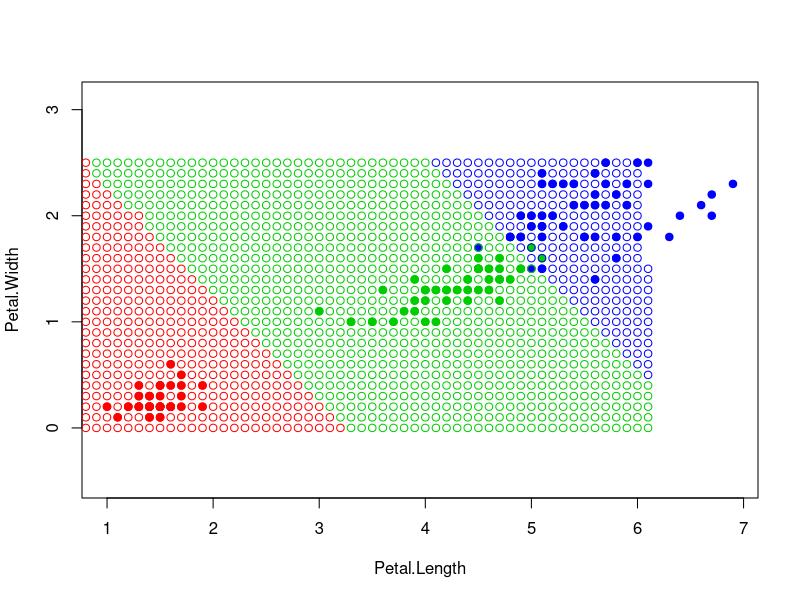

R code for this plot: (Note: a time limit stopped this script after it produced the figure.)
euclideanDistance <- function(u, v)
{
  sqrt(sum(u - v)^2)
}
sortObjectsByDist <- function(xl, z, metricFunction = euclideanDistance)
{
  l <- dim(xl)[1]
  n <- dim(xl)[2] - 1
  
  distances <- matrix(NA, l, 2)   
  for (i in 1:l)     
  {
    distances[i, ] <- c(i, metricFunction(xl[i, 1:n], z))   
  }   
  orderedXl <- xl[order(distances[, 2]), ]     
  return (orderedXl)
}   
kNN <- function(xl, z, k)
{   
  orderedXl <- sortObjectsByDist(xl, z)  
  n <- dim(orderedXl)[2] - 1 
  classes <- orderedXl[1:k, n + 1] 
  counts <- table(classes) 
  class <- names(which.max(counts))  
  return (class)
} 
colors <- c("setosa" = "red", "versicolor" = "green3", "virginica" = "blue")
plot(iris[, 3:4], pch = 21, bg = colors[iris$Species], col = colors[iris$Species], asp = 1)  

for(i in seq(0, 7, 0.1))
{
  
  for(j in seq(0, 2.5, 0.1))
  {
    
    z <- c(i, j) 
xl <- iris[, 3:5]
class <- kNN(xl, z, k=9) 
points(z[1], z[2], pch = 1, bg = colors[class], asp = 1,col=colors[class]) 
  }
}
